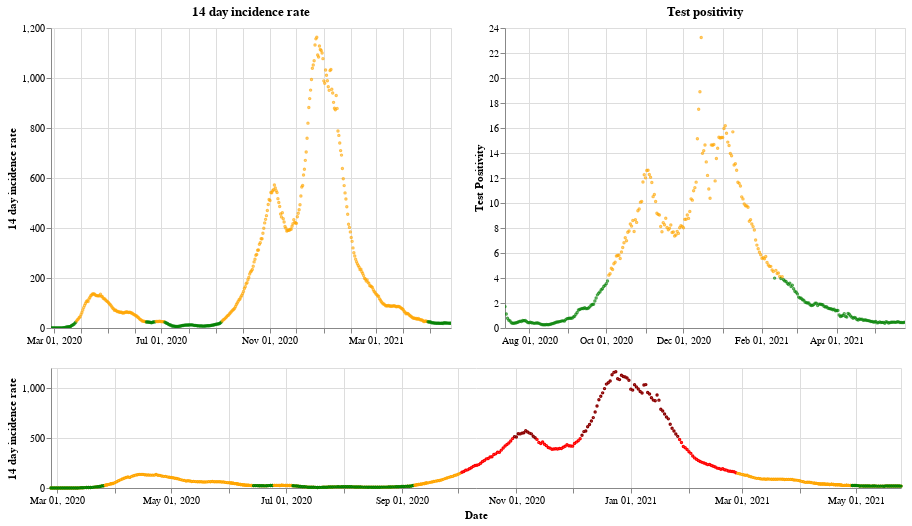

The notebook cell this image was saved under:
### Markdown cell above
## Wales

### Code cell
plot_traffic_light('Wales')

### Figure 1 — Vega-Lite specification as saved in the notebook (floating-point values rounded to 4 significant figures; data arrays with more than 128 entries replaced by an {"elided": "..."} marker saying what was removed)
{"config": {"view": {"continuousWidth": 400, "continuousHeight": 300}}, "vconcat": [{"hconcat": [{"mark": {"type": "point", "size": 2}, "encoding": {"color": {"condition": {"value": "green", "test": "(datum.twoWeeklyCasesRate <= 25)"}, "value": "orange"}, "tooltip": [{"type": "nominal", "field": "areaName"}, {"type": "temporal", "field": "date"}, {"type": "quantitative", "field": "twoWeeklyCasesRate"}, {"type": "quantitative", "field": "testPositivity"}], "x": {"type": "temporal", "axis": {"title": ""}, "field": "date", "scale": {"domain": {"selection": "DateBrush"}}, "timeUnit": "yearmonthdate"}, "y": {"type": "quantitative", "axis": {"title": "14 day incidence rate"}, "field": "twoWeeklyCasesRate"}}, "title": "14 day incidence rate", "width": 400}, {"mark": {"type": "point", "size": 2}, "encoding": {"color": {"condition": {"value": "green", "test": "(datum.testPositivity <= 4)"}, "value": "orange"}, "tooltip": [{"type": "nominal", "field": "areaName"}, {"type": "temporal", "field": "date"}, {"type": "quantitative", "field": "twoWeeklyCasesRate"}, {"type": "quantitative", "field": "testPositivity"}], "x": {"type": "temporal", "axis": {"title": ""}, "field": "date", "scale": {"domain": {"selection": "DateBrush"}}, "timeUnit": "yearmonthdate"}, "y": {"type": "quantitative", "axis": {"title": "Test Positivity"}, "field": "testPositivity"}}, "title": "Test positivity", "width": 400}]}, {"layer": [{"mark": {"type": "point", "size": 2}, "encoding": {"color": {"condition": {"value": "orange", "test": "((50 && datum.twoWeeklyCasesRate) < 150)"}, "value": "red"}, "opacity": {"condition": {"value": 1, "test": "((50 && datum.twoWeeklyCasesRate) < 500)"}, "value": 0}, "tooltip": [{"type": "nominal", "field": "areaName"}, {"type": "temporal", "field": "date"}, {"type": "quantitative", "field": "twoWeeklyCasesRate"}, {"type": "quantitative", "field": "testPositivity"}], "x": {"type": "temporal", "axis": {"title": "Date"}, "field": "date", "timeUnit": "yearmonthdate"}, "y": {"type": "quantitative", "axis": {"title": "14 day incidence rate"}, "field": "twoWeeklyCasesRate"}}, "selection": {"DateBrush": {"type": "interval", "encodings": ["x"], "fields": ["Time"]}}, "width": 850}, {"mark": {"type": "point", "size": 2}, "encoding": {"color": {"value": "darkred"}, "opacity": {"condition": {"value": 1, "test": "(datum.twoWeeklyCasesRate >= 500)"}, "value": 0}, "tooltip": [{"type": "nominal", "field": "areaName"}, {"type": "temporal", "field": "date"}, {"type": "quantitative", "field": "twoWeeklyCasesRate"}, {"type": "quantitative", "field": "testPositivity"}], "x": {"type": "temporal", "axis": {"title": "Date"}, "field": "date", "timeUnit": "yearmonthdate"}, "y": {"type": "quantitative", "axis": {"title": "14 day incidence rate"}, "field": "twoWeeklyCasesRate"}}, "width": 400}, {"mark": {"type": "point", "size": 2}, "encoding": {"color": {"condition": {"value": "green", "test": "((4 && datum.twoWeeklyCasesRate) < 25)"}, "value": "orange"}, "opacity": {"condition": {"value": 1, "test": "(datum.twoWeeklyCasesRate < 50)"}, "value": 0}, "tooltip": [{"type": "nominal", "field": "areaName"}, {"type": "temporal", "field": "date"}, {"type": "quantitative", "field": "twoWeeklyCasesRate"}, {"type": "quantitative", "field": "testPositivity"}], "x": {"type": "temporal", "axis": {"title": "Date"}, "field": "date", "timeUnit": "yearmonthdate"}, "y": {"type": "quantitative", "axis": {"title": "14 day incidence rate"}, "field": "twoWeeklyCasesRate"}}, "width": 400}], "height": 120, "width": 800}], "data": {"name": "data-6fa8e9b0076de1c628d9ff71e869664c"}, "$schema": "https://vega.github.io/schema/vega-lite/v4.8.1.json", "datasets": {"data-6fa8e9b0076de1c628d9ff71e869664c": {"elided": "454 records"}}}
